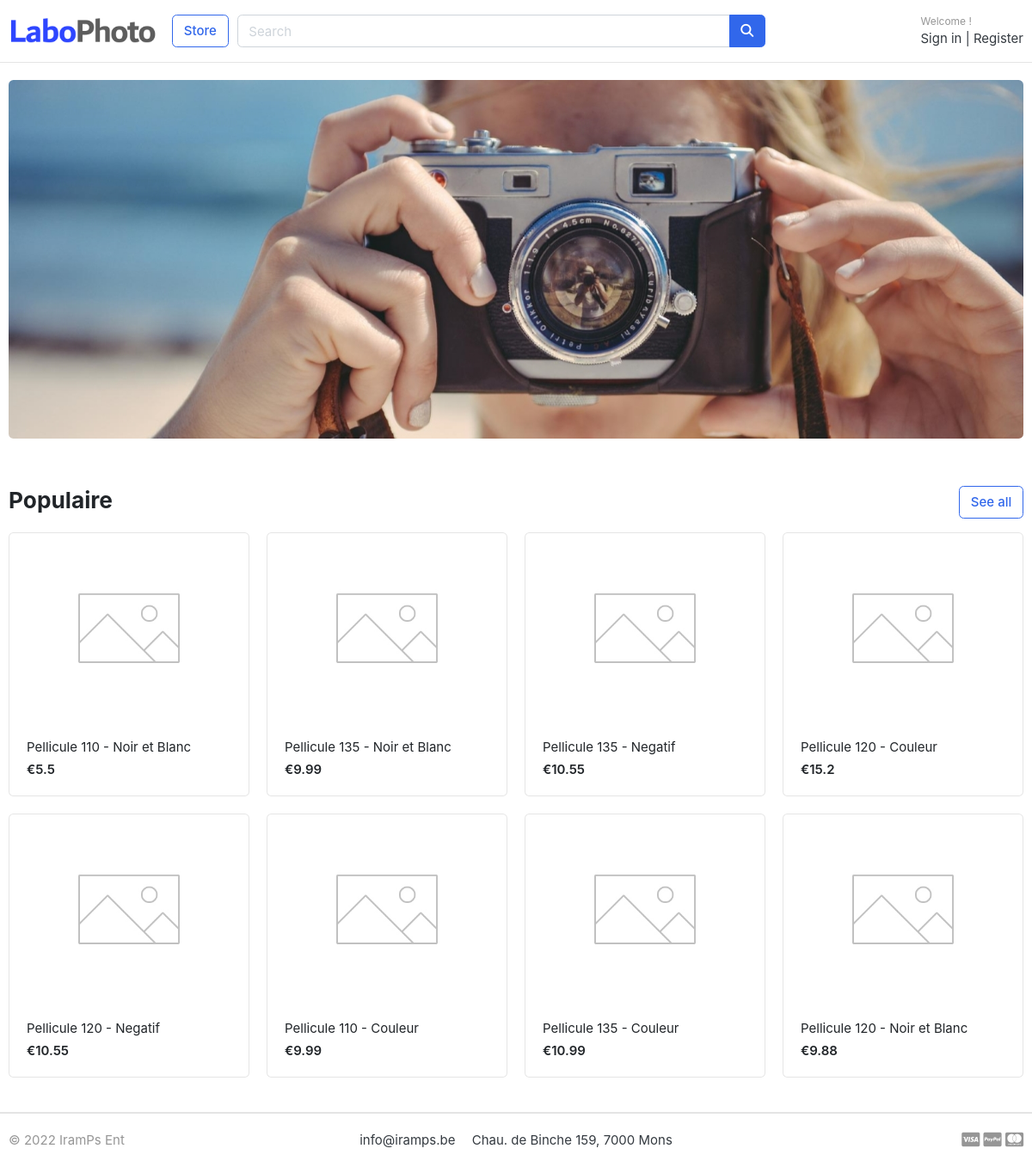
The app's page /, older data.
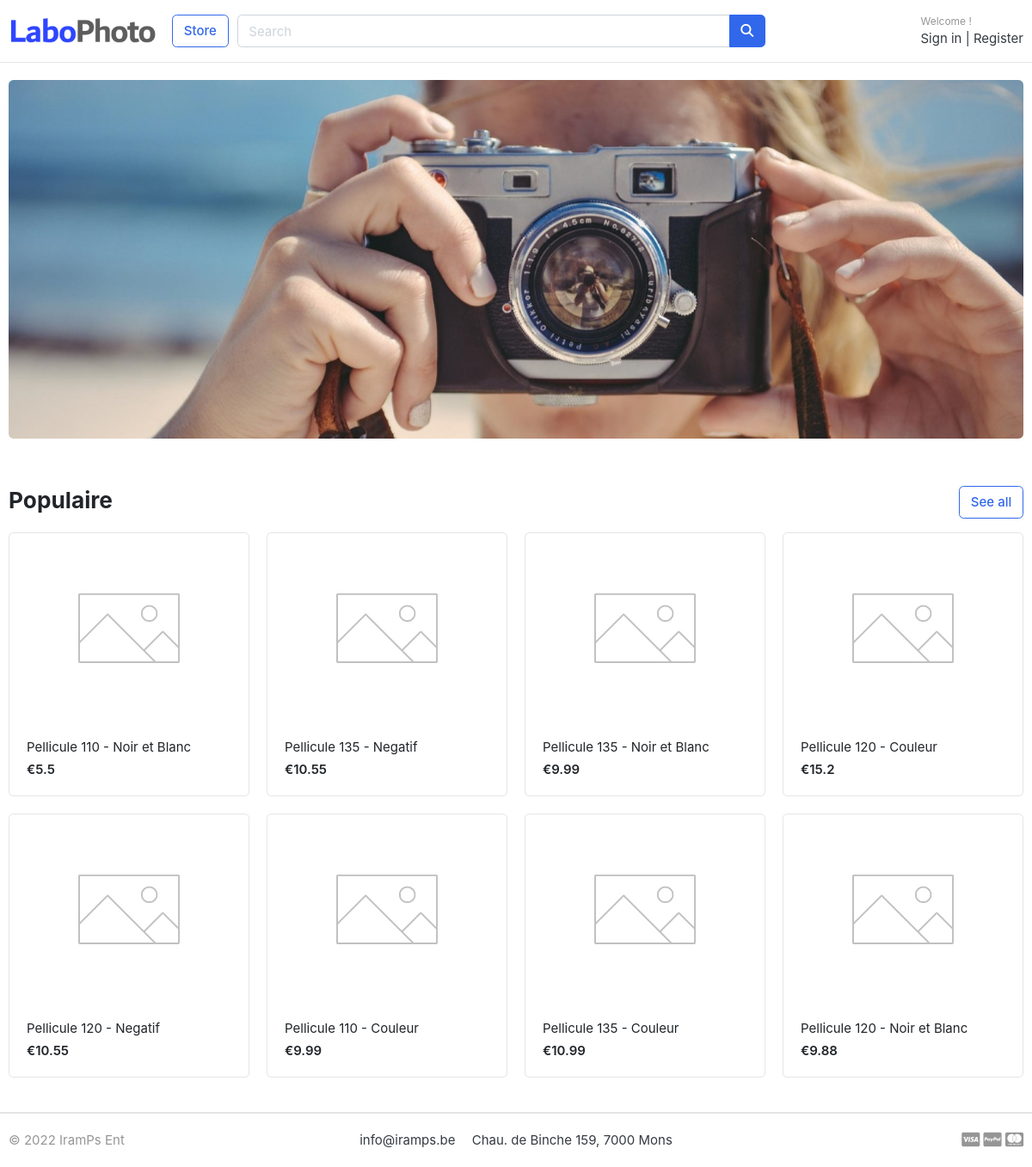
The same page, newer data.
### store/models.py (models this page shows, shortened)
class Product(models.Model):
    product_name    = models.CharField(max_length=200, unique=True, blank=True)
    slug            = models.SlugField(max_length=200, unique=True, blank=True)
    description     = models.TextField(max_length=500, blank=True)
    price           = models.FloatField()
    images          = models.ImageField(upload_to='photos/products', default='photos/products/defaultproduct.jpg')
    stock           = models.IntegerField()
    number_of_sale  = models.IntegerField(default=0)
    is_available    = models.BooleanField(default=True)
    color_category  = models.ForeignKey(ColorCategory, on_delete=models.CASCADE, null=True, default=None)
    size_category   = models.ForeignKey(SizeCategory, on_delete=models.CASCADE, null=True, default=None)
    created_on      = models.DateTimeField(auto_now_add=True)
    modified_date   = models.DateTimeField(auto_now=True)
    tva             = models.FloatField(default=21.0)

### myShop/views.py (the view)
# urls.py: path('', HomePage.as_view(), name="home"),
class HomePage(ListView):
    model = Product
    context_object_name = "products"
    template_name = "home.html"
    def get_queryset(self) :
        queryset = super().get_queryset()
        return queryset.filter(is_available=True).order_by('-number_of_sale')

### carts/context_processors.py (called while the page is built)
def counter(request):
    total_quantity = 0
    if 'admin' in request.path:
        return {}
    else :
        try :
            cart = Cart.objects.get(cart_id=request.user)
            cartitem = CartItem.objects.filter(cart=cart, is_active=True)
            total_quantity = cartitem.aggregate(Sum('quantity'))['quantity__sum']
            total_quantity = total_quantity if total_quantity is not None else 0
        except :
            total_quantity = 0
    return dict(total_item=total_quantity)

### category/context_processors.py (called while the page is built)
def menu_links(request):
    links = ColorCategory.objects.all()
    size_categories = SizeCategory.objects.all()
    return dict(links=links, size_categories=size_categories)

### templates/home.html
{% extends "base.html" %}
{% load static %}
{% block content %}
<section class="section-intro padding-y-sm">
<div class="container">
<div class="intro-banner-wrap">
	<img src="{% static 'images/banners/cover.jpg' %}" class="img-fluid rounded">
</div>
</div>
</section>
<section class="section-name padding-y-sm">
<div class="container">
<header class="section-heading">
	<a href="{% url 'store:store' %}" class="btn btn-outline-primary float-right">See all</a>
	<h3 class="section-title">Populaire</h3>
</header>
<div class="row">
	{% for product in products %}
	<div class="col-md-3">
		<div class="card card-product-grid">
			<a href="{% url 'store:product_detail' slug=product.slug %}" class="img-wrap"> <img src="{{ product.images.url }}"> </a>
			<figcaption class="info-wrap">
				<a href="{% url 'store:product_detail' slug=product.slug %}" class="title">{{ product.product_name }}</a>
				<div class="price mt-1">€{{ product.price }}</div>
			</figcaption>
		</div>
	</div>
	{% endfor %}
</div>
</div>
</section>
{% endblock %}

### templates/base.html (shortened to what this page needs)
{% load static %}
<!DOCTYPE HTML>
<html lang="en">
<head>
    <link href="{% static 'css/bootstrap.css' %}" rel="stylesheet" type="text/css"/>
    <link rel="stylesheet" href="https://cdnjs.cloudflare.com/ajax/libs/font-awesome/4.7.0/css/font-awesome.min.css">
    <link href="{% static 'fonts/fontawesome/css/all.min.css' %}" type="text/css" rel="stylesheet">
    <link href="{% static 'css/ui.css' %}" rel="stylesheet" type="text/css"/>
    <link href="{% static 'css/responsive.css' %}" rel="stylesheet" media="only screen and (max-width: 1200px)" />
</head>
<body>
    {% include "includes/navbar.html"%}
    {% block content %}
    {% endblock %}
    {% include "includes/footer.html"%}
</body>
</html>

### templates/includes/navbar.html (shortened to what this page needs)
{% load static %}
<header class="section-header">
    <section class="header-main border-bottom">
        <div class="container">
    <div class="row align-items-center">
        <div class="col-lg-2 col-md-3 col-6">
            <a href="{% url 'home'%}" class="brand-wrap">
                <img class="logo" src="{% static './images/logo.png' %}">
            </a>
        </div>
        <a href="{% url 'store:store'%}" class="btn btn-outline-primary">Store</a>
        <div class="col-lg  col-md-6 col-sm-12 col">
            <form action="{% url 'store:search' %}" class="search" method='GET'>
                <div class="input-group w-100">
                    <input type="text" class="form-control" style="width:60%;" name="keyword" placeholder="Search" required>
                    <div class="input-group-append">
                    <button class="btn btn-primary" type="submit">
                        <i class="fa fa-search"></i>
                    </button>
                    </div>
                </div>
            </form>
        </div>
        <div class="col-lg-3 col-sm-6 col-8 order-2 order-lg-3">
                    <div class="d-flex justify-content-end mb-3 mb-lg-0">
                        <div class="widget-header">
                            {% if request.user.is_authenticated %}
                            <small class="title text-muted">Welcome {{ request.user.first_name }} !</small>
                            <div>
                                <a href="{% url 'account:profile' %}">Profile</a> <span class="dark-transp"> | </span>
                                <a href="{% url 'account:logout' %}"> Logout</a>
                            {% else %}
                            <small class="title text-muted">Welcome !</small>
                            <div>
                                <a href="{% url 'account:login' %}">Sign in</a> <span class="dark-transp"> | </span>
                                <a href="{% url 'account:register' %}"> Register</a>
                            {% endif %}
                            </div>
                        </div>
                    </div>
                </div>
    </div>
        </div>
    </section>
</header>

### templates/includes/footer.html (shortened to what this page needs)
<footer class="section-footer border-top">
	<div class="container">
		<section class="footer-bottom border-top row">
			<div class="col-md-2">
				<p class="text-muted"> &copy 2022 IramPs Ent </p>
			</div>
			<div class="col-md-8 text-md-center">
				<span  class="px-2">info@iramps.be</span>
				<span  class="px-2">Chau. de Binche 159, 7000 Mons</span>
			</div>
			<div class="col-md-2 text-md-right text-muted">
			</div>
		</section>
	</div>
</footer>

### static/css/ui.css (style rules this page uses)
html { font-family: "Inter", sans-serif; font-size: 15px; }
.img-wrap { text-align: center; display: block; }
.img-wrap img { max-width: 100%; }
.padding-y-sm { padding-top: 20px; padding-bottom: 20px; }
.section-heading { margin-bottom: 20px; margin-top: 15px; }
.section-title { color: #212529; }
p:last-child { margin-bottom: 0; }
.header-main { position: relative; padding-top: 1rem; padding-bottom: 1rem; }
.brand-wrap .logo, .navbar-brand .logo { margin-right: 7px; max-height: 42px; display: inline-block; }
.widget-header { display: inline-block; vertical-align: middle; position: relative; }
.widget-header a { color: #343a40; }
.widget-header .title { display: block; }
.footer-bottom { padding-top: 20px; padding-bottom: 20px; }
[class*=card-product] a.title { color: #212529; display: block; }
[class*=card-product] .img-wrap { overflow: hidden; position: relative; }
[class*=card-product] .img-wrap img { height: 100%; max-width: 100%; width: auto; display: inline-block; -o-object-fit: cover; object-fit: cover; }
.card-product-grid { margin-bottom: 20px; }
.card-product-grid .img-wrap { border-radius: 0.2rem 0.2rem 0 0; height: 220px; }
.card-product-grid .info-wrap { overflow: hidden; padding: 18px 20px; }
.card .img-wrap { overflow: hidden; }
.price { font-weight: 600; color: #212529; }

Row changes from the older to the newer data that the page shows:
changed Product "Pellicule 135 - Negatif": moves up the list
